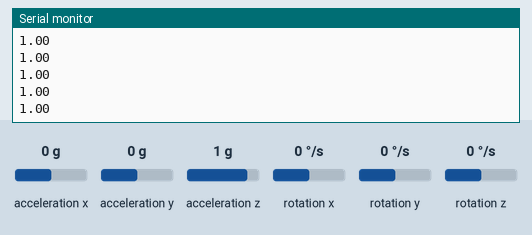
This sketch was run on a simulated Arduino Nano 33 BLE. On the bench: the last lines printed to the serial monitor. Inputs (shaded band) come from the test bench; at power-on: acceleration x 0 g, acceleration y 0 g, acceleration z 1 g, rotation x 0 °/s, rotation y 0 °/s, rotation z 0 °/s. Nothing arrives over Bluetooth unless stated.

Above: at 1.2 s.
1.3 s: acceleration x set to -1.4 g
At 2.3 s:
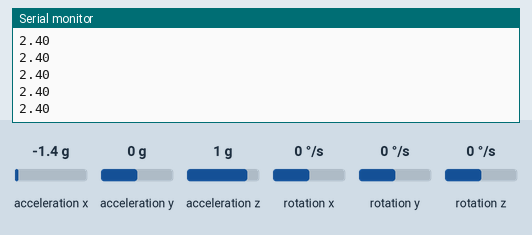
2.8 s: acceleration y set to -1.4 g
At 3.6 s:
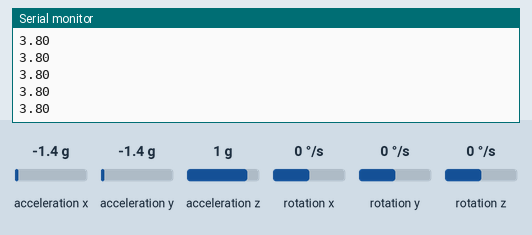
4.3 s: acceleration z set to -1.4 g
At 5.3 s:
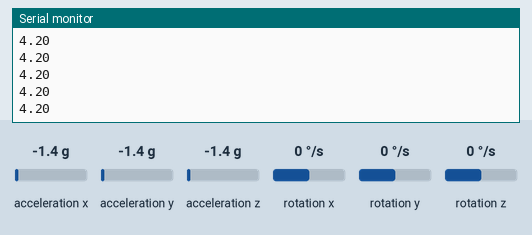
Timing chart, 0 to 6.8 s (numbered marks = the images above; inputs shaded):
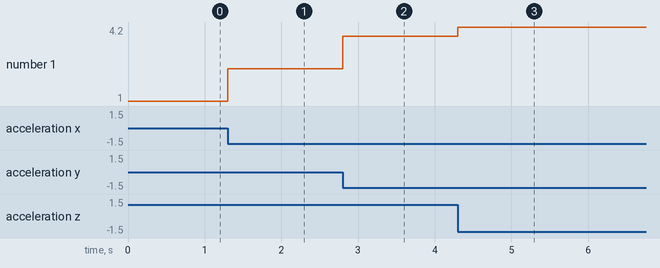

Measured:
- after the input at 1.3 s, the serial monitor: prints a new line at once (image 1)
- after the input at 2.8 s, the serial monitor: prints a new line at once (image 2)
- after the input at 4.3 s, the serial monitor: prints a new line at once (image 3)
- plotted number 1: 1 → 2.4 after the input at 1.3 s, 2.4 → 3.8 after the input at 2.8 s, 3.8 → 4.2 after the input at 4.3 s

The sketch:

BLE-setup.ino
```cpp
#include <SPI.h>
// Using the ArduinoBLE library for Bluetooth communication by advertising Arduino as a discoverable peripheral
#include <ArduinoBLE.h>
#include <Arduino_LSM9DS1.h>

BLEService punchService("19b10010-e8f2-537e-4f6c-d104768a1214");

BLEByteCharacteristic punchCharacteristic("6635d693-9ad2-408e-ad48-4d8f88810dee", BLERead | BLENotify);

int THRESHOLD = 1.2;


void setup() {
  // put your setup code here, to run once:

  Serial.begin(9600);
  Serial.println("Setup started...");


  //  while (!Serial);

  if (!IMU.begin()) {
    Serial.println("Failed to initialize IMU!");
    while (1);
  }


  // begin initialization
  if (!BLE.begin()) {
    Serial.println("starting BLE failed!");
    //    while (1);
  } else {

    BLE.setLocalName("Punch");

    Serial.println("Local name set...");

    // set the UUID for the service this peripheral advertises:
    BLE.setAdvertisedService(punchService);

    punchService.addCharacteristic(punchCharacteristic);


    // add the service
    BLE.addService(punchService);

    Serial.println("Service added...");


    punchCharacteristic.writeValue(100);

    // start advertising
    BLE.advertise();

    Serial.println("Bluetooth device active, waiting for connections...");

  }

}

void loop() {
  // put your main code here, to run repeatedly:
  float aX, aY, aZ, gX, gY, gZ;
  float aSum;

  // poll for BLE events
  BLE.poll();

  // check if both new acceleration and gyroscope data is
  // available

  //  while (samplesRead < numSamples) {
  if (IMU.accelerationAvailable() && IMU.gyroscopeAvailable()) {
    // read the acceleration and gyroscope data
    IMU.readAcceleration(aX, aY, aZ);
    IMU.readGyroscope(gX, gY, gZ);

    // print the data in CSV format
    //      Serial.println(aX, 3);

    aSum = fabs(aX) + fabs(aY) + fabs(aZ);

//    int accVal = (int) aSum;


    //      if (valueChanged(accVal)) {
    //        punchCharacteristic.writeValue(accVal);
    //      }

//    if (millis() % 100 == 0) {

      Serial.println(aSum);
      if (aSum > 1.6) {
        punchCharacteristic.writeValue(0);
      } else if (aSum <= 1.6) {
        punchCharacteristic.writeValue(1);
      }

//    }
//  }

    }


}

boolean valueChanged(int videoScrub) {
  return (
           (videoScrub < (punchCharacteristic.value() - THRESHOLD)) ||
           (videoScrub > (punchCharacteristic.value() + THRESHOLD))
         );
}
```
